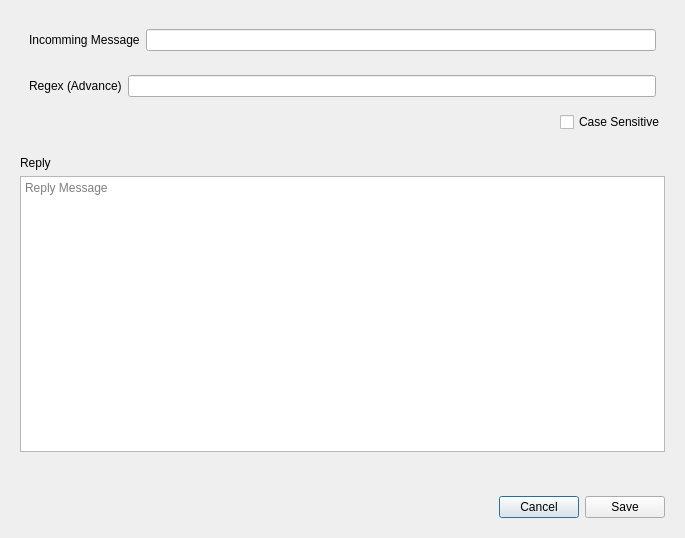
<?xml version="1.0" encoding="UTF-8"?>
<ui version="4.0">
 <class>Dialog</class>
 <widget class="QDialog" name="Dialog">
  <property name="geometry">
   <rect>
    <x>0</x>
    <y>0</y>
    <width>685</width>
    <height>538</height>
   </rect>
  </property>
  <property name="windowTitle">
   <string>Add Reply</string>
  </property>
  <layout class="QVBoxLayout" name="verticalLayout_3">
   <item>
    <widget class="QWidget" name="widget_3" native="true">
     <layout class="QVBoxLayout" name="verticalLayout">
      <item>
       <widget class="QWidget" name="widget" native="true">
        <layout class="QHBoxLayout" name="horizontalLayout">
         <item>
          <widget class="QLabel" name="label">
           <property name="text">
            <string>Incomming Message</string>
           </property>
          </widget>
         </item>
         <item>
          <widget class="QLineEdit" name="incomming_message_text"/>
         </item>
        </layout>
       </widget>
      </item>
      <item>
       <widget class="QWidget" name="widget_2" native="true">
        <layout class="QHBoxLayout" name="horizontalLayout_2">
         <item>
          <widget class="QLabel" name="label_4">
           <property name="text">
            <string>Regex (Advance)</string>
           </property>
          </widget>
         </item>
         <item>
          <widget class="QLineEdit" name="regex_text"/>
         </item>
        </layout>
       </widget>
      </item>
      <item alignment="Qt::AlignRight">
       <widget class="QCheckBox" name="case_sensitive_checkbox">
        <property name="text">
         <string>Case Sensitive</string>
        </property>
       </widget>
      </item>
     </layout>
    </widget>
   </item>
   <item>
    <widget class="QWidget" name="widget_4" native="true">
     <layout class="QVBoxLayout" name="verticalLayout_2">
      <item>
       <widget class="QLabel" name="label_3">
        <property name="text">
         <string>Reply</string>
        </property>
       </widget>
      </item>
      <item>
       <widget class="QPlainTextEdit" name="replymessage_textarea">
        <property name="placeholderText">
         <string>Reply Message</string>
        </property>
       </widget>
      </item>
      <item>
       <widget class="QLabel" name="error">
        <property name="sizePolicy">
         <sizepolicy hsizetype="Preferred" vsizetype="Preferred">
          <horstretch>0</horstretch>
          <verstretch>0</verstretch>
         </sizepolicy>
        </property>
        <property name="text">
         <string/>
        </property>
       </widget>
      </item>
     </layout>
    </widget>
   </item>
   <item alignment="Qt::AlignRight">
    <widget class="QWidget" name="widget_5" native="true">
     <layout class="QHBoxLayout" name="horizontalLayout_3">
      <item>
       <widget class="QPushButton" name="dialog_cancel_btn">
        <property name="text">
         <string>Cancel</string>
        </property>
       </widget>
      </item>
      <item>
       <widget class="QPushButton" name="dialog_save_btn">
        <property name="text">
         <string>Save</string>
        </property>
       </widget>
      </item>
     </layout>
    </widget>
   </item>
  </layout>
 </widget>
 <resources/>
 <connections/>
</ui>
